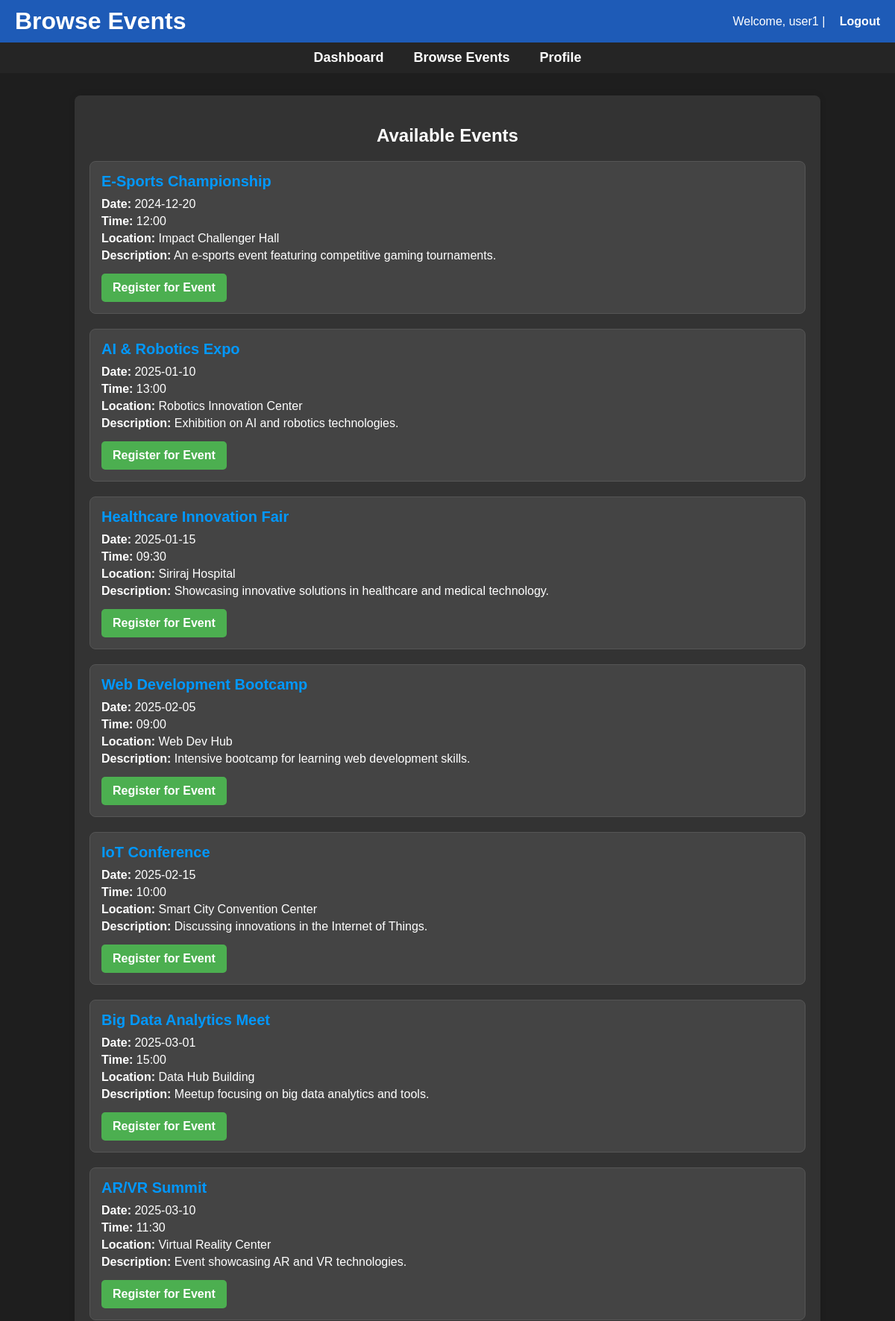
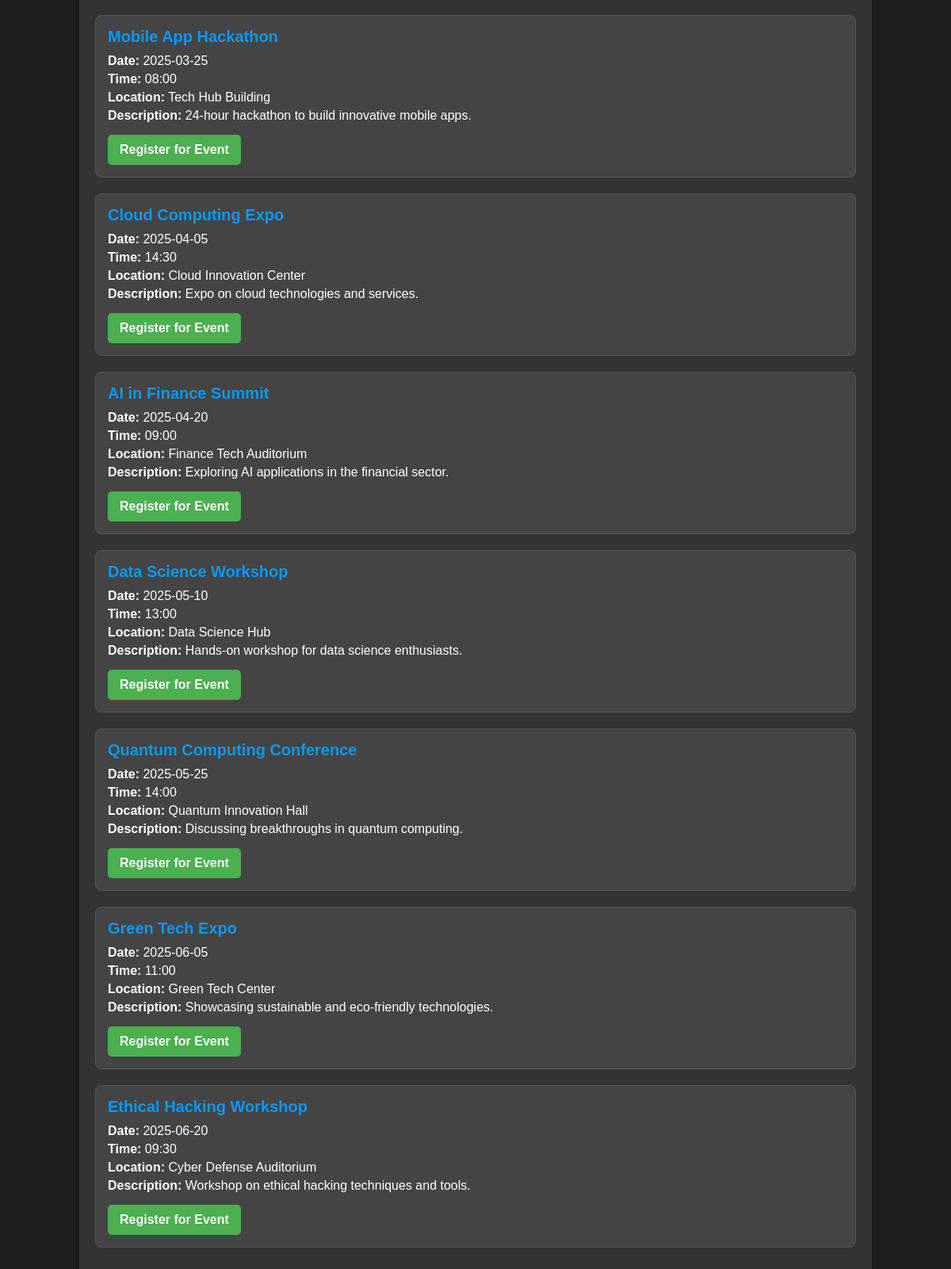
/user/user.php (signed in), run on the app's committed database (2 pictures, top to bottom).
### tables this page shows
CREATE TABLE `events` (
  `event_id` int(11) NOT NULL,
  `event_name` varchar(100) NOT NULL,
  `event_date` date NOT NULL,
  `event_time` time NOT NULL,
  `location` varchar(100) DEFAULT NULL,
  `description` text,
  `organizer_id` int(11) DEFAULT NULL,
  `location_id` int(11) DEFAULT NULL,
  `max_attendance` int(11) DEFAULT NULL
);

### user/user.php (the view, shortened to what this page needs)
<?php
include '../config/db_connect.php';
$user_id = $_SESSION['user_id'];
$query = "
    SELECT e.event_id, e.event_name, e.event_date, e.event_time, e.location, e.description
    FROM events e
    LEFT JOIN attendees a ON e.event_id = a.event_id AND a.user_id = ?
    WHERE a.user_id IS NULL
    ORDER BY e.event_date ASC, e.event_time ASC";
$stmt = $conn->prepare($query);
$stmt->bind_param("i", $user_id);
$stmt->execute();
$result = $stmt->get_result();
$events = [];
if ($result->num_rows > 0) {
    while ($row = $result->fetch_assoc()) {
        $events[] = $row;
    }
}
?>
<!DOCTYPE html>
<html lang="en">
<head>
    <link rel="stylesheet" href="../assets/css/style.css">
</head>
<body>
    <header>
        <h1>Browse Events</h1>
        <p>Welcome, <?php echo htmlspecialchars($_SESSION['username']); ?> | <a href="../auth/logout.php">Logout</a></p>
    </header>
    <nav>
        <a href="user_dashboard.php">Dashboard</a>
        <a href="user.php">Browse Events</a>
        <a href="user_profile.php">Profile</a>
    </nav>
    <div class="container">
        <h2>Available Events</h2>
        <?php if (!empty($events)): ?>
            <?php foreach ($events as $event): ?>
                <div class="event-card">
                    <h3><?php echo htmlspecialchars($event['event_name']); ?></h3>
                    <p><strong>Date:</strong> <?php echo date('Y-m-d', strtotime($event['event_date'])); ?></p>
                    <p><strong>Time:</strong> <?php echo date('H:i', strtotime($event['event_time'])); ?></p>
                    <p><strong>Location:</strong> <?php echo htmlspecialchars($event['location']); ?></p>
                    <p><strong>Description:</strong> <?php echo htmlspecialchars($event['description']); ?></p>
                    <form action="register_event.php" method="POST">
                        <button type="submit" class="register-btn">Register for Event</button>
                    </form>
                </div>
            <?php endforeach; ?>
        <?php else: ?>
            <p>No available events to register.</p>
        <?php endif; ?>
    </div>
</body>
</html>

### assets/css/style.css (style rules this page uses)
body { font-family: Arial, sans-serif; margin: 0; padding: 0; background-color: #1e1e1e; color: #ffffff; }
header { background-color: #0065a9; color: #ffffff; padding: 15px; text-align: center; }
nav { display: flex; justify-content: center; background-color: #252525; padding: 10px; }
nav a { color: #ffffff; margin: 0 15px; text-decoration: none; font-weight: bold; }
.container { padding: 20px; }
h1 { color: #ffffff; }
h2 { color: #ffffff; }
button { background-color: #0098ff; color: #ffffff; padding: 10px 20px; border: none; border-radius: 5px; cursor: pointer; font-size: 16px; transition: background-color 0.3s; }
.event-card { border: 1px solid #555555; padding: 15px; margin: 10px 0; border-radius: 5px; background-color: #333333; }
.event-card h3 { margin: 0; color: #0098ff; }
@media (min-width: 768px) { .container { flex-direction: row; align-items: flex-start; } }
a { color: #0098ff; text-decoration: none; }

### user/user.php (style rules this page uses)
header { background-color: #1e5bb7; color: white; padding: 10px 20px; display: flex; justify-content: space-between; align-items: center; width: 100%; box-sizing: border-box; }
header h1 { margin: 0; }
header p { margin: 0; }
header a { color: white; text-decoration: none; font-weight: bold; margin-left: 15px; }
nav { background-color: #252525; display: flex; justify-content: center; padding: 10px 0; width: 100%; box-sizing: border-box; }
nav a { color: white; font-weight: bold; margin: 0 20px; text-decoration: none; font-size: 18px; }
.container { width: 80%; max-width: 1200px; margin: 30px auto; padding: 20px; background-color: #333333; border-radius: 8px; box-shadow: 0 0 10px rgba(0, 0, 0, 0.1); }
h2 { text-align: center; margin-bottom: 20px; font-size: 24px; color: #ffffff; }
.event-card { border: 1px solid #555555; padding: 15px; border-radius: 8px; margin-bottom: 20px; background-color: #444444; }
.event-card h3 { margin: 0 0 10px; font-size: 20px; color: #0098ff; }
.event-card p { margin: 5px 0; color: #ffffff; }
.register-btn { padding: 10px 15px; background-color: #4caf50; color: white; border: none; border-radius: 5px; font-size: 16px; font-weight: bold; cursor: pointer; margin-top: 10px; }

### data on the page
events: event_name "E-Sports Championship", event_date "2024-12-20", event_time "12:00", location "Impact Challenger Hall", description "An e-sports event featuring competitive gaming tournaments."
events: event_name "AI & Robotics Expo", event_date "2025-01-10", event_time "13:00", location "Robotics Innovation Center", description "Exhibition on AI and robotics technologies."
events: event_name "Healthcare Innovation Fair", event_date "2025-01-15", event_time "09:30", location "Siriraj Hospital", description "Showcasing innovative solutions in healthcare and medical technology."
events: event_name "Web Development Bootcamp", event_date "2025-02-05", event_time "09:00", location "Web Dev Hub", description "Intensive bootcamp for learning web development skills."
events: event_name "IoT Conference", event_date "2025-02-15", event_time "10:00", location "Smart City Convention Center", description "Discussing innovations in the Internet of Things."
events: event_name "Big Data Analytics Meet", event_date "2025-03-01", event_time "15:00", location "Data Hub Building", description "Meetup focusing on big data analytics and tools."
events: event_name "AR/VR Summit", event_date "2025-03-10", event_time "11:30", location "Virtual Reality Center", description "Event showcasing AR and VR technologies."
events: event_name "Mobile App Hackathon", event_date "2025-03-25", event_time "08:00", location "Tech Hub Building", description "24-hour hackathon to build innovative mobile apps."
events: event_name "Cloud Computing Expo", event_date "2025-04-05", event_time "14:30", location "Cloud Innovation Center", description "Expo on cloud technologies and services."
events: event_name "AI in Finance Summit", event_date "2025-04-20", event_time "09:00", location "Finance Tech Auditorium", description "Exploring AI applications in the financial sector."
events: event_name "Data Science Workshop", event_date "2025-05-10", event_time "13:00", location "Data Science Hub", description "Hands-on workshop for data science enthusiasts."
events: event_name "Quantum Computing Conference", event_date "2025-05-25", event_time "14:00", location "Quantum Innovation Hall", description "Discussing breakthroughs in quantum computing."
events: event_name "Green Tech Expo", event_date "2025-06-05", event_time "11:00", location "Green Tech Center", description "Showcasing sustainable and eco-friendly technologies."
events: event_name "Ethical Hacking Workshop", event_date "2025-06-20", event_time "09:30", location "Cyber Defense Auditorium", description "Workshop on ethical hacking techniques and tools."

### other printed values
$_SESSION['username'] "user1"
